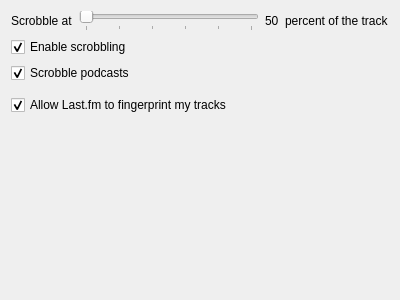
<?xml version="1.0" encoding="UTF-8"?>
<ui version="4.0">
 <class>ScrobbleSettingsWidget</class>
 <widget class="QWidget" name="ScrobbleSettingsWidget">
  <property name="geometry">
   <rect>
    <x>0</x>
    <y>0</y>
    <width>400</width>
    <height>300</height>
   </rect>
  </property>
  <property name="windowTitle">
   <string notr="true">Form</string>
  </property>
  <layout class="QVBoxLayout" name="verticalLayout">
   <item>
    <layout class="QHBoxLayout" name="horizontalLayout">
     <item>
      <widget class="QLabel" name="label">
       <property name="text">
        <string>Scrobble at</string>
       </property>
      </widget>
     </item>
     <item>
      <widget class="QSlider" name="scrobblePoint">
       <property name="minimum">
        <number>50</number>
       </property>
       <property name="maximum">
        <number>100</number>
       </property>
       <property name="tracking">
        <bool>false</bool>
       </property>
       <property name="orientation">
        <enum>Qt::Horizontal</enum>
       </property>
       <property name="tickPosition">
        <enum>QSlider::TicksBelow</enum>
       </property>
       <property name="tickInterval">
        <number>10</number>
       </property>
      </widget>
     </item>
     <item>
      <widget class="QLabel" name="percentText">
       <property name="text">
        <string notr="true">50</string>
       </property>
      </widget>
     </item>
     <item>
      <widget class="QLabel" name="label_3">
       <property name="text">
        <string>percent of the track</string>
       </property>
      </widget>
     </item>
    </layout>
   </item>
   <item>
    <widget class="QCheckBox" name="scrobblingOn">
     <property name="text">
      <string>Enable scrobbling</string>
     </property>
     <property name="checked">
      <bool>true</bool>
     </property>
    </widget>
   </item>
   <item>
    <widget class="QCheckBox" name="podcasts">
     <property name="enabled">
      <bool>true</bool>
     </property>
     <property name="text">
      <string>Scrobble podcasts</string>
     </property>
     <property name="checked">
      <bool>true</bool>
     </property>
    </widget>
   </item>
   <item>
    <widget class="QFrame" name="splitter">
     <property name="frameShape">
      <enum>QFrame::StyledPanel</enum>
     </property>
     <property name="frameShadow">
      <enum>QFrame::Raised</enum>
     </property>
    </widget>
   </item>
   <item>
    <widget class="QCheckBox" name="allowFingerprint">
     <property name="enabled">
      <bool>true</bool>
     </property>
     <property name="text">
      <string>Allow Last.fm to fingerprint my tracks</string>
     </property>
     <property name="checked">
      <bool>true</bool>
     </property>
    </widget>
   </item>
   <item>
    <spacer name="verticalSpacer">
     <property name="orientation">
      <enum>Qt::Vertical</enum>
     </property>
     <property name="sizeHint" stdset="0">
      <size>
       <width>20</width>
       <height>0</height>
      </size>
     </property>
    </spacer>
   </item>
  </layout>
 </widget>
 <resources/>
 <connections/>
</ui>
